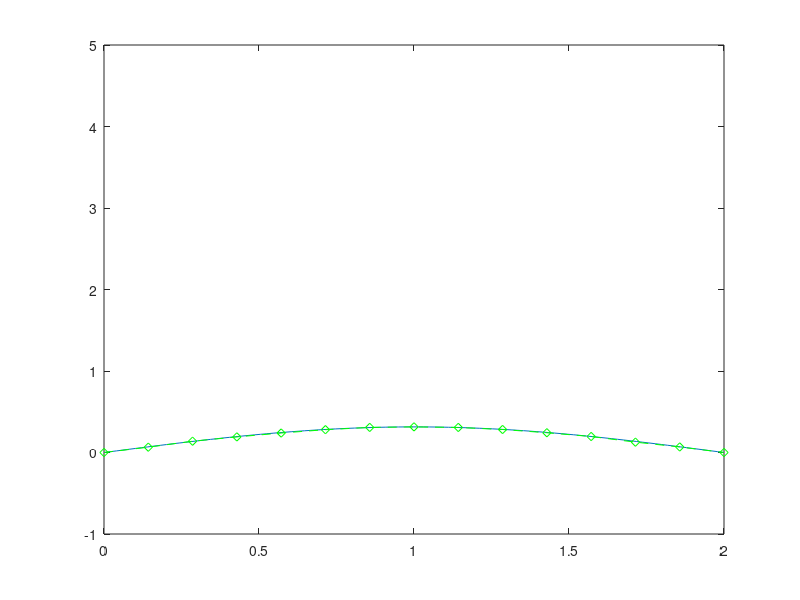

Write MATLAB code to recreate this figure.
clear all, close all, clc;

global N KM KM_evals D2KM D2KM_evals

u_analytic = @(x,t) ( 2.*sin(pi.*x./2).*exp(-(pi/4).^2.*t) ...
                      - sin(pi.*x).*exp(-(pi./2).^2.*t) ...
                      - sin(2.*pi.*x).*exp(-(pi).^2.*t));

N = 15;
epsilon = 0.25;
K   = @(x,center) ( exp(-epsilon.*((x-center).^2)) );
D1K = @(x,center) ( -2.*epsilon.*(x-center).*K(x,center) );
D2K = @(x,center) ( 2.*epsilon.*(2.*epsilon.*((x-center).^2)-1).* ...
                    K(x,center) );

colloc_pts = linspace(0,2,N);
pts = linspace(0,2);
tmp = repmat(colloc_pts,N,1);
KM = K(tmp',tmp);
D2KM = D2K(tmp',tmp);
KM_evals = K( repmat(pts',1,size(colloc_pts,2)), repmat(colloc_pts,size(pts,2),1));
D2KM_evals = D2K( repmat(pts',1,size(colloc_pts,2)),repmat(colloc_pts,size(pts,2),1));
D = D2KM/KM;

ic = u_analytic(colloc_pts,0);
dt = 0.01;
disc_time = 0:dt:3;
u_numeric = zeros(length(disc_time),length(ic));
u_numeric(1,:) = ic;

% explicit euler
% $$$ for i=2:length(disc_time)
% $$$     u_numeric(i,:) = u_numeric(i-1,:) + (0.25.*dt.*D*u_numeric(i-1,:)')';
% $$$     u_numeric(i,[1,end]) = [0 0];
% $$$ end

[t,u_numeric] = ode45(@(t,y) (0.25.*D*y).*[0;ones(N-2,1);0],disc_time,ic);

%% plot movies of analytic soln
figure;

for i=1:length(disc_time)
    plot(pts,u_analytic(pts,disc_time(i)),colloc_pts,u_numeric(i,:),'gd--');
    axis([0 2 -1 5]);
    M(i) = getframe;
end

movie(M,1,30);
